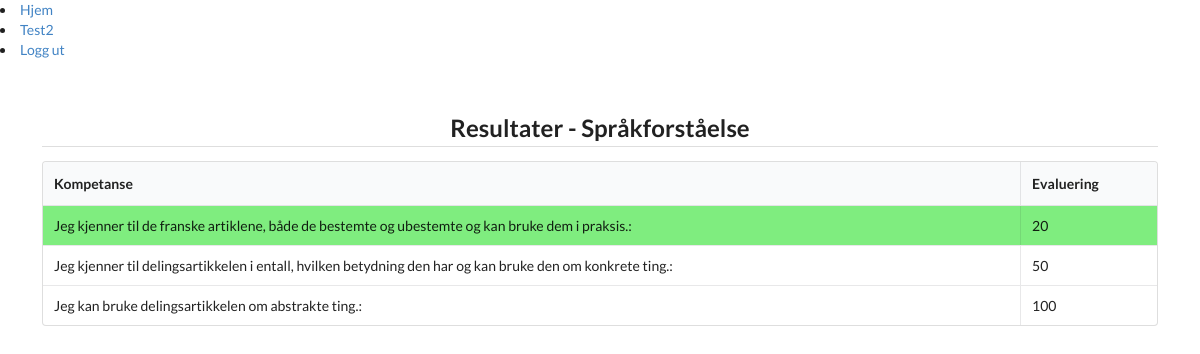
/category/results/1/ (signed in), run on the app's committed database.
### jegkan/models.py (models this page shows, shortened)
class Topic(models.Model):
    category_text = models.CharField(max_length=200)
    pub_date = models.DateTimeField('date published', default=datetime.now)

class Question(models.Model):
    topic = models.ForeignKey(Topic, default=1, on_delete=models.CASCADE)
    question_text = models.CharField(max_length=200)
    pub_date = models.DateTimeField('date published', default=datetime.now)

### jegkan/views/jk_views.py (the view)
# urls.py: path('category/results/<int:topic_id>/', views.jk_views.category_results, name='cat_results'),
@login_required
def category_results(request, topic_id):
    topic = Topic.objects.get(pk=topic_id)
    user = request.user
    try:
        results = Topic.objects.prefetch_related("question_set__evaluation_set").get(
            pk=topic_id
        )
    except Topic.DoesNotExist:
        raise Http404()
    questions = results.question_set.all()
    options = [q.evaluation_set.filter(user=user) for q in questions]
    eva_obj = Evaluation.objects.filter(user=user)
    evaluation_data = [{'option': l.evaluation}
                    for l in eva_obj]
    q_and_e = zip(questions, evaluation_data)
    context = {'questions': questions,
                'evaluation_data': evaluation_data,
                'q_and_e': q_and_e,
                'topic': topic,
                }
    return render(request, 'jegkan/category_results.html', context )

### templates/jegkan/category_results.html (shortened to what this page needs)
{% extends 'jegkan/base/base_for_jegkan.html' %}
{% block content%}
<div class="ui center aligned basic very padded segment">
    <h2 class="ui header dividing">Resultater - {{ topic.category_text }}</h2>
{% if evaluation_data %}
<table class="ui celled table">
    <thead>
        <tr>
            <th>Kompetanse</th>
            <th>Evaluering</th>
        </tr>
    </thead>
    <tbody>
{% for question, evaluation in q_and_e %}
    <tr>
    <td>{{ question.question_text }}:</td>
    <td>{{evaluation.option}}</td>
    </tr>
    {% endfor %}
    </tbody>
</table>
{% else %}
     <h3>Ingen resultater ennå.</h3>
{% endif %}
</div>
{% endblock %}

### templates/jegkan/base/base_for_jegkan.html (shortened to what this page needs)
<head>
    <link rel="stylesheet" type="text/css"
    href="https://cdnjs.cloudflare.com/ajax/libs/semantic-ui/2.4.1/semantic.min.css">
</head>
<body>
<nav>
    <li><a href="{% url 'jegkan:index' %}">Hjem</a></li>
    {% if user.is_authenticated %}
             <li><a href="{% url 'jegkan:min-side' %}">{{user.username|title}}</a></li>
             <li><a href="/logout">Logg ut</a></li>
        {% else %}
            <li><a href="{% url 'jegkan:login' %}">Logg inn</a></li>
            <li><a href="{% url 'jegkan:register' %}">Registrer deg</a></li>
        {% endif %}
</nav>
{% block content %}
      {% endblock content %}
    </body>

### templates/jegkan/category_results.html (style rules this page uses)
.green { background-color:rgb(127, 237, 127); }

### data on the page
Topic: category_text "Språkforståelse"
Question: question_text "Jeg kjenner til de franske artiklene, både de bestemte og ubestemte og kan bruke dem i praksis.", option "20"
Question: question_text "Jeg kjenner til delingsartikkelen i entall, hvilken betydning den har og kan bruke den om konkrete ting.", option "50"
Question: question_text "Jeg kan bruke delingsartikkelen om abstrakte ting.", option "100"

### other printed values
{{ user.username|title }} "Test2"
